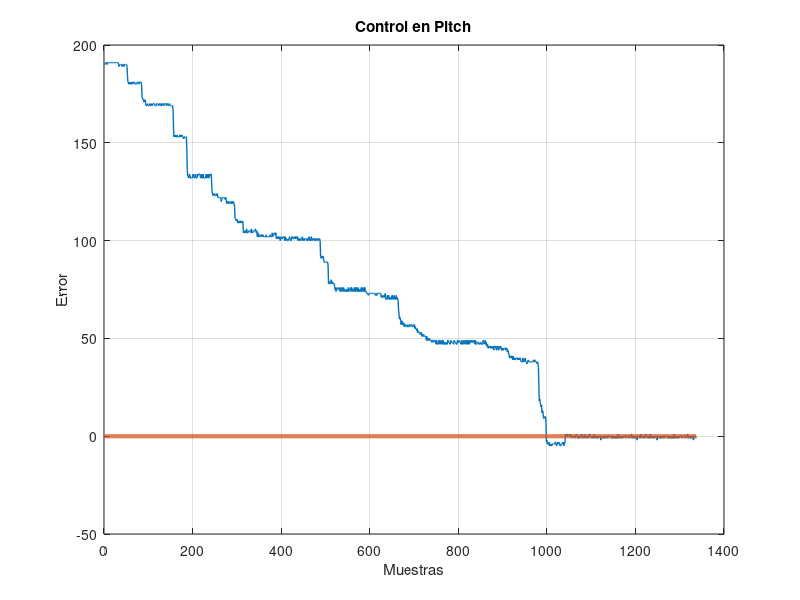

Write MATLAB code to recreate this figure. (Note: this script raises an error after producing the figure.)
clc;
clear all;
clf;
data = load('data0.txt');
x = zeros(size(data));
R = zeros(size(data));
for i = [1 : length(data)]
  x(i) = i;
endfor
plot(x,data,"linewidth", 1);
hold on;
plot(x,R,"linewidth", 3);
grid on;
xlabel ("Muestras");
ylabel ("Error");
title ("Control en Pitch");
h = legend ({"Control PI"}, "Referencia");
legend (h, "location", "northeastoutside");